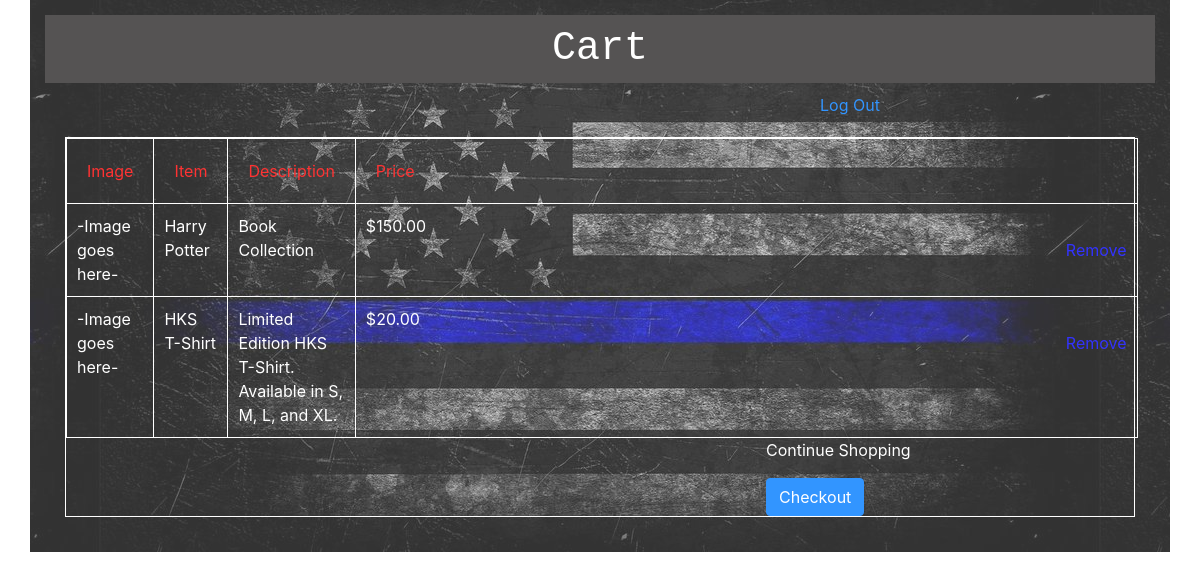
Page /view_cart on the committed database.
### app/models.py (models this page shows)
class OrderItem(models.Model):
    item = models.ForeignKey(Item, on_delete=models.CASCADE)

class Item(models.Model):
    item = models.CharField(max_length=255)
    description = models.CharField(max_length=255)
    price = models.DecimalField(max_digits=5, decimal_places=2)
    uploaded_by = models.ForeignKey(User, related_name = "user_items", on_delete = models.CASCADE)
    created_at = models.DateTimeField(auto_now_add=True)
    updated_at = models.DateTimeField(auto_now=True)
    slug = models.SlugField()
    objects = ItemManager()

### app/views.py (the view)
# urls.py: path('view_cart', views.view_cart),
def view_cart(request):
    context ={
        'items' : OrderItem.objects.all()
    }
    return render(request, 'cart.html',context)

### app/templates/cart.html (shortened to what this page needs)
<!DOCTYPE html>
<html lang="en">
<head>
    {% load static %}
    <link rel="stylesheet" href="{% static 'css/style.css' %}">
    <link rel="stylesheet" href="https://stackpath.bootstrapcdn.com/bootstrap/4.5.2/css/bootstrap.min.css">
</head>
<body>
    <div class = "container">
        <div class = "top">
            <h1>Cart</h1>
        </div>
        <div class = "panel_two">
            <p><a href = /logout>Log Out</a></p>
        </div>
        <div class = "cart">
            <table>
                <tr>
                    <th>Image</th>
                    <th>Item</th>
                    <th>Description</th>
                    <th>Price</th>
                </tr>
                {% for item in items %}
                <tr>
                    <td>-Image goes here-</td>
                    <td>{{item.item.item}}</td>
                    <td>{{item.item.description}}</td>
                    <td>${{item.item.price}} <a style="color:blue;" href = "remove/{{item.id}}">Remove</a></td>
                </tr>
                {% endfor %}
            </table>
            <a href = /all_items>Continue Shopping</a></p>
            <a href = "" class="btn btn-primary">Checkout</a>
        </div>
    </div>
</body>
</html>

### app/static/css/style.css (style rules this page uses)
* { vertical-align: baseline; font-weight: inherit; font-family: inherit; font-style: inherit; border: 0 none; outline: 0; padding: 0; margin: 0 auto; }
a { color:rgb(64, 197, 197); }
.container { background: url("/static/images/thin-blue-line-pattern.png")50% 0 repeat; opacity:0.8; width: 970px; height: 100%; margin: auto; padding: 15px; }
.top h1 { font-family:"Monaco", monospace; text-align: center; background-color:rgb(43, 41, 41); color:white; padding: 10px; }
.panel_two p { margin: 10px 0px 10px 775px; }
.cart { margin:20px; border: 1px solid white; }
.cart td { color:white; padding:10px; margin:5px; border:.5px solid white; }
.cart th { color:red; padding:20px; margin:5px; border:.5px solid white; }
.cart a { margin:0px 0px 0px 700px; color:white; }

### rows in the picture
OrderItem: item.item "Harry Potter", item.description "Book Collection", item.price "150.00"
OrderItem: item.item "HKS T-Shirt", item.description "Limited Edition HKS T-Shirt. Available in S, M, L, and XL.", item.price "20.00"
